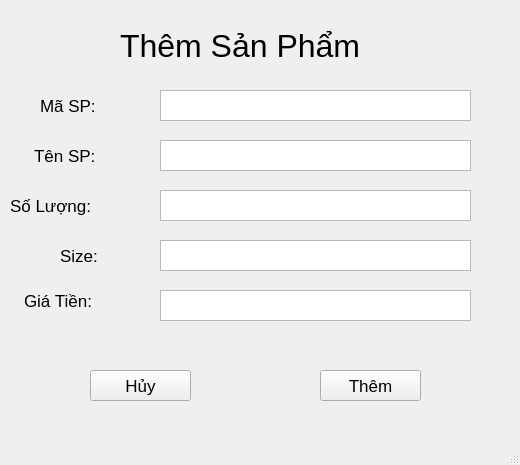
<?xml version="1.0" encoding="UTF-8"?>
<ui version="4.0">
 <class>MainWindow</class>
 <widget class="QMainWindow" name="MainWindow">
  <property name="geometry">
   <rect>
    <x>0</x>
    <y>0</y>
    <width>520</width>
    <height>465</height>
   </rect>
  </property>
  <property name="windowTitle">
   <string>Thêm Sản Phẩm</string>
  </property>
  <widget class="QWidget" name="centralwidget">
   <widget class="QLabel" name="label">
    <property name="geometry">
     <rect>
      <x>120</x>
      <y>20</y>
      <width>331</width>
      <height>51</height>
     </rect>
    </property>
    <property name="font">
     <font>
      <pointsize>24</pointsize>
     </font>
    </property>
    <property name="text">
     <string>Thêm Sản Phẩm </string>
    </property>
   </widget>
   <widget class="QLabel" name="label_2">
    <property name="geometry">
     <rect>
      <x>40</x>
      <y>90</y>
      <width>101</width>
      <height>31</height>
     </rect>
    </property>
    <property name="font">
     <font>
      <pointsize>13</pointsize>
     </font>
    </property>
    <property name="text">
     <string>Mã SP:</string>
    </property>
   </widget>
   <widget class="QTextEdit" name="txtmasp">
    <property name="geometry">
     <rect>
      <x>160</x>
      <y>90</y>
      <width>311</width>
      <height>31</height>
     </rect>
    </property>
    <property name="font">
     <font>
      <pointsize>13</pointsize>
     </font>
    </property>
   </widget>
   <widget class="QTextEdit" name="txttensp">
    <property name="geometry">
     <rect>
      <x>160</x>
      <y>140</y>
      <width>311</width>
      <height>31</height>
     </rect>
    </property>
    <property name="font">
     <font>
      <pointsize>13</pointsize>
     </font>
    </property>
   </widget>
   <widget class="QLabel" name="label_3">
    <property name="geometry">
     <rect>
      <x>34</x>
      <y>145</y>
      <width>91</width>
      <height>21</height>
     </rect>
    </property>
    <property name="font">
     <font>
      <pointsize>13</pointsize>
     </font>
    </property>
    <property name="text">
     <string>Tên SP:</string>
    </property>
   </widget>
   <widget class="QTextEdit" name="txtsoluong">
    <property name="geometry">
     <rect>
      <x>160</x>
      <y>190</y>
      <width>311</width>
      <height>31</height>
     </rect>
    </property>
    <property name="font">
     <font>
      <pointsize>13</pointsize>
     </font>
    </property>
   </widget>
   <widget class="QLabel" name="label_4">
    <property name="geometry">
     <rect>
      <x>10</x>
      <y>190</y>
      <width>111</width>
      <height>31</height>
     </rect>
    </property>
    <property name="font">
     <font>
      <pointsize>13</pointsize>
     </font>
    </property>
    <property name="text">
     <string>Số Lượng:</string>
    </property>
   </widget>
   <widget class="QTextEdit" name="txtsize">
    <property name="geometry">
     <rect>
      <x>160</x>
      <y>240</y>
      <width>311</width>
      <height>31</height>
     </rect>
    </property>
    <property name="font">
     <font>
      <pointsize>13</pointsize>
     </font>
    </property>
   </widget>
   <widget class="QLabel" name="label_5">
    <property name="geometry">
     <rect>
      <x>60</x>
      <y>240</y>
      <width>81</width>
      <height>31</height>
     </rect>
    </property>
    <property name="font">
     <font>
      <pointsize>13</pointsize>
     </font>
    </property>
    <property name="text">
     <string>Size:</string>
    </property>
   </widget>
   <widget class="QTextEdit" name="txtgiatien">
    <property name="geometry">
     <rect>
      <x>160</x>
      <y>290</y>
      <width>311</width>
      <height>31</height>
     </rect>
    </property>
    <property name="font">
     <font>
      <pointsize>13</pointsize>
     </font>
    </property>
   </widget>
   <widget class="QLabel" name="label_6">
    <property name="geometry">
     <rect>
      <x>24</x>
      <y>285</y>
      <width>111</width>
      <height>31</height>
     </rect>
    </property>
    <property name="font">
     <font>
      <pointsize>13</pointsize>
     </font>
    </property>
    <property name="text">
     <string>Giá Tiền:</string>
    </property>
   </widget>
   <widget class="QPushButton" name="btnhuysp">
    <property name="geometry">
     <rect>
      <x>90</x>
      <y>370</y>
      <width>101</width>
      <height>31</height>
     </rect>
    </property>
    <property name="font">
     <font>
      <pointsize>13</pointsize>
     </font>
    </property>
    <property name="text">
     <string>Hủy</string>
    </property>
   </widget>
   <widget class="QPushButton" name="btnthemsp">
    <property name="geometry">
     <rect>
      <x>320</x>
      <y>370</y>
      <width>101</width>
      <height>31</height>
     </rect>
    </property>
    <property name="font">
     <font>
      <pointsize>13</pointsize>
     </font>
    </property>
    <property name="text">
     <string>Thêm</string>
    </property>
   </widget>
  </widget>
  <widget class="QMenuBar" name="menubar">
   <property name="geometry">
    <rect>
     <x>0</x>
     <y>0</y>
     <width>520</width>
     <height>26</height>
    </rect>
   </property>
  </widget>
  <widget class="QStatusBar" name="statusbar"/>
 </widget>
 <resources/>
 <connections/>
</ui>
